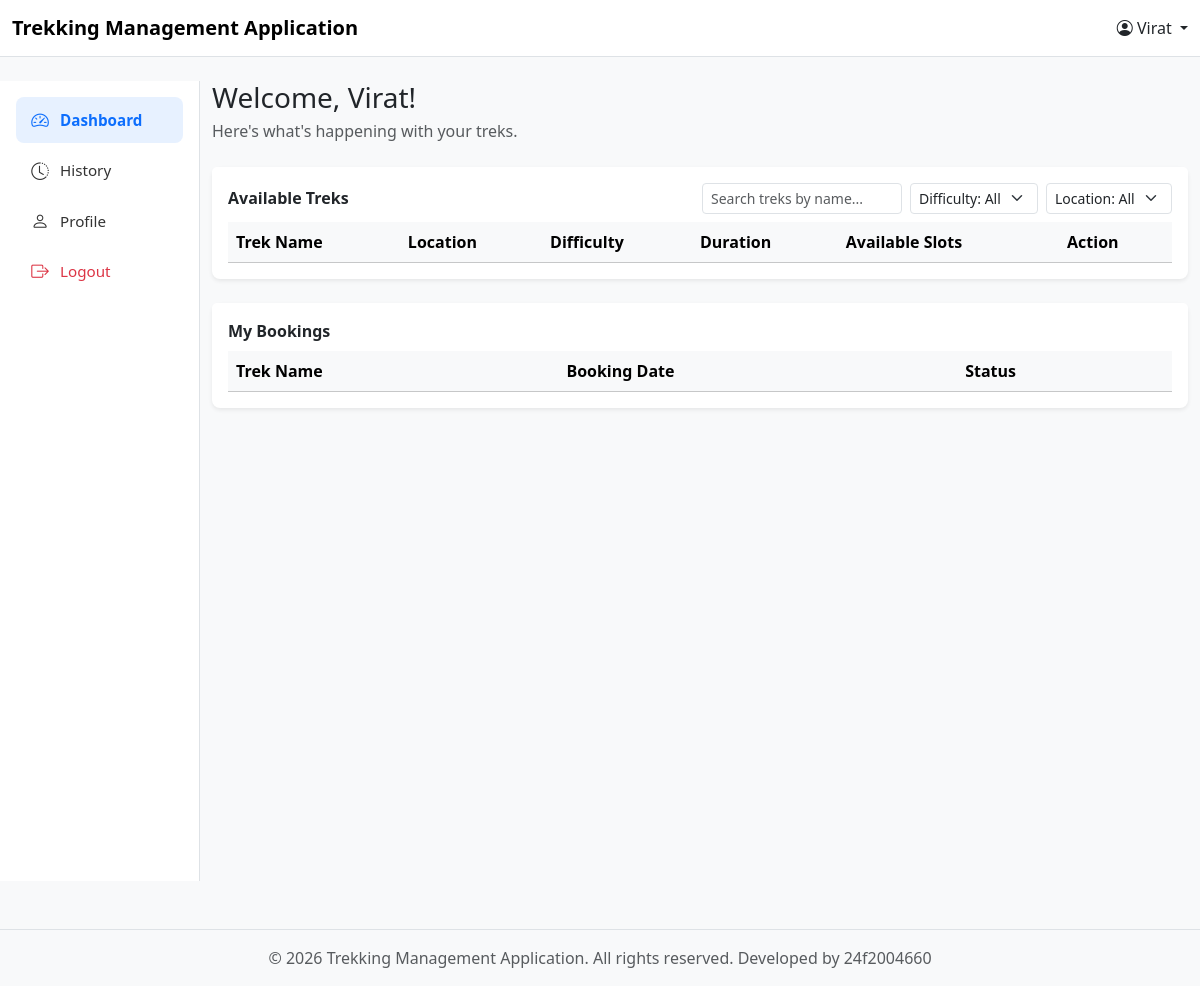
The page /user?user_id=3 on the database as committed earlier.
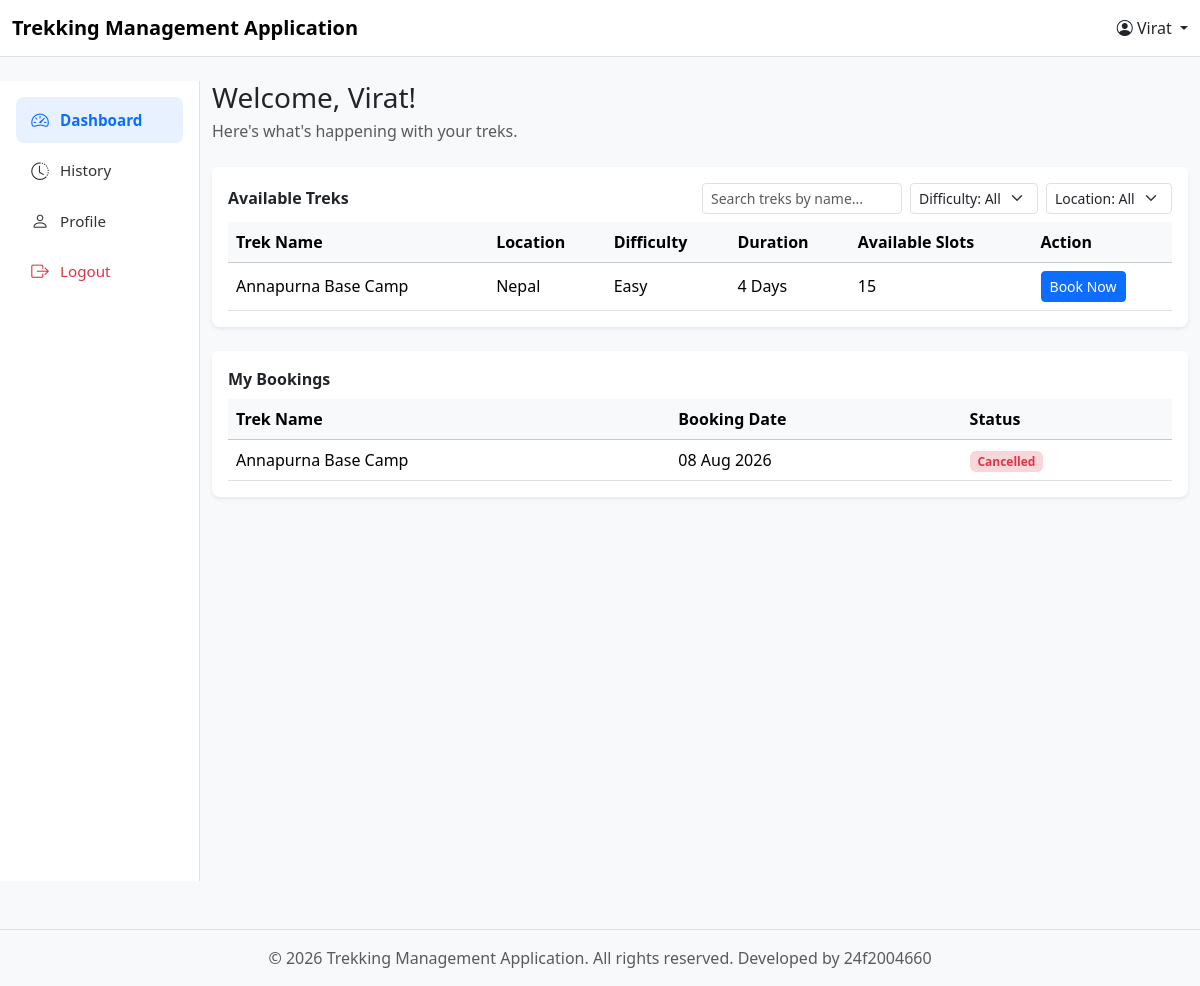
The same page on the database as committed later.
### models.py (models this page shows)
class Trek(db.Model):
    __tablename__ = 'trek'
    trek_id = db.Column(db.Integer, primary_key=True)
    t_name = db.Column(db.String(120), nullable=False)
    location = db.Column(db.String(120), nullable=False)
    diff = db.Column(db.String(1))  # E/M/H
    duration = db.Column(db.Integer)
    total_slots = db.Column(db.Integer, nullable=False)
    avl_slots = db.Column(db.Integer, nullable=False)
    assign_s_id = db.Column(db.Integer, db.ForeignKey('staff_profile.staff_id'), nullable=False)
    status = db.Column(db.String(20), default='Pending')  # Pending/Approved/Open/Close/Completed
    start_date = db.Column(db.Date)
    end_date = db.Column(db.Date)
    description = db.Column(db.String(500))
    bookings = db.relationship('Booking', backref='trek', cascade="all, delete")

class Booking(db.Model):
    __tablename__ = 'booking'
    booking_id = db.Column(db.Integer, primary_key=True)
    user_id = db.Column(db.Integer, db.ForeignKey('user_profile.user_id'), nullable=False)
    trek_id = db.Column(db.Integer, db.ForeignKey('trek.trek_id'), nullable=False)
    booking_date = db.Column(db.Date, default=date.today)
    status = db.Column(db.String(20), default='Booked')  # Booked/cancelled/completed

### controller.py (the view)
@app.route("/user")
def user_dashboard():
    user_id = request.args.get("user_id")
    trek = get_trek_data()
    booked_trek_ids = get_user_booked_trek_ids(user_id) if user_id else []
    my_bookings = get_user_bookings(user_id) if user_id else []
    user_p = search_user(user_id)
    user_name = (user_p.name).split()
    return render_template(
        "User_templates/user_dashboard.html",
        trek=trek,
        user_id=user_id,
        booked_trek_ids=booked_trek_ids,
        my_bookings=my_bookings,
        user_name = user_name[0]
    )

### controller.py (called while the page is built)
def get_trek_data():
    t_data = db.session.query(Trek).filter().all()
    return t_data

def search_user(id):
    user_searched = db.session.query(user_profile).filter(user_profile.user_id == id).first()
    return user_searched

def search_trek(id):
    trek_searched = db.session.query(Trek).filter(Trek.trek_id == id).first()
    return trek_searched

def get_user_booked_trek_ids(user_id):
    bookings = db.session.query(Booking).filter(Booking.user_id == user_id,Booking.status == "Booked").all()
    return [b.trek_id for b in bookings]

def get_user_bookings(user_id):
    bookings = db.session.query(Booking).filter(Booking.user_id == user_id).all()
    result = []
    for b in bookings:
        trek = search_trek(b.trek_id)
        result.append({
            "trek_name": trek.t_name ,
            "booking_date": b.booking_date,
            "status": b.status
        })
    return result

### templates/User_templates/user_dashboard.html (shortened to what the changed rows need)
{% extends "base.html" %}
{% set current_user = user_name %}
{% block content %}
    <div class="row">
        {% set current_page = "dashboard" %}
        <div class="col-md-10">
            <div class="card border-0 shadow-sm rounded-3 mb-4">
                <div class="card-body pt-0">
                    <table class="table table-hover align-middle mb-0">
                        <thead class="table-light">
                            <tr>
                                <th>Trek Name</th>
                                <th>Location</th>
                                <th>Difficulty</th>
                                <th>Duration</th>
                                <th>Available Slots</th>
                                <th>Action</th>
                            </tr>
                        </thead>
                        <tbody>
                            {% for t in trek %}
                                {% if t.status == "1" %}
                                <tr name="trekRow" data-diff="{{ t.diff }}" data-location="{{ t.location }}" data-name="{{ t.t_name|lower }}">
                                    <td>{{ t.t_name }}</td>
                                    <td>{{ t.location }}</td>
                                    <td>
                                        {% if t.diff == 'E' %}Easy{% elif t.diff == 'M' %}Moderate{% else %}Hard{% endif %}
                                    </td>
                                    <td>{{ t.duration }} Days</td>
                                    <td>{{ t.avl_slots }}</td>
                                    <td>
                                        {% if t.trek_id in booked_trek_ids %}
                                            <span class="badge bg-success-subtle text-success">Booked</span>
                                        {% elif t.avl_slots <= 0 %}
                                            <span class="badge bg-secondary-subtle text-secondary">Booking closed</span>
                                        {% else %}
                                            <a href="/user_book?trek_id={{ t.trek_id }}&user_id={{ user_id }}" class="btn btn-primary btn-sm">Book Now</a>
                                        {% endif %}
                                    </td>
                                </tr>
                                {% endif %}
                            {% endfor %}
                        </tbody>
                    </table>
                </div>
            </div>
            <div class="card border-0 shadow-sm rounded-3">
                <div class="card-body pt-0">
                    <table class="table table-hover align-middle mb-0" >
                        <thead class="table-light">
                            <tr>
                                <th>Trek Name</th>
                                <th>Booking Date</th>
                                <th>Status</th>
                            </tr>
                        </thead>
                        <tbody>
                            {% for b in my_bookings %}
                                <tr>
                                    <td>{{ b.trek_name }}</td>
                                    <td>{{ b.booking_date.strftime('%d %b %Y') }}</td>
                                    <td>
                                        {% if b.status == 'Booked' %}
                                            <span class="badge bg-success-subtle text-success">Booked</span>
                                        {% elif b.status == 'Completed' %}
                                            <span class="badge bg-secondary-subtle text-secondary">Completed</span>
                                        {% elif b.status == 'Cancelled' %}
                                            <span class="badge bg-danger-subtle text-danger">Cancelled</span>
                                        {% endif %}
                                    </td>
                                </tr>
                            {% endfor %}
                        </tbody>
                    </table>
                </div>
            </div>
        </div>
    </div>
{% endblock %}

Rows that differ between the two databases and show on the page:
added Trek: t_name "Annapurna Base Camp", location "Nepal", diff "Easy", duration "4", avl_slots "15", trek_name "Annapurna Base Camp"
added Booking: booking_date "08 Aug 2026"
Other text that changed with them:
new list line: "Cancelled"
